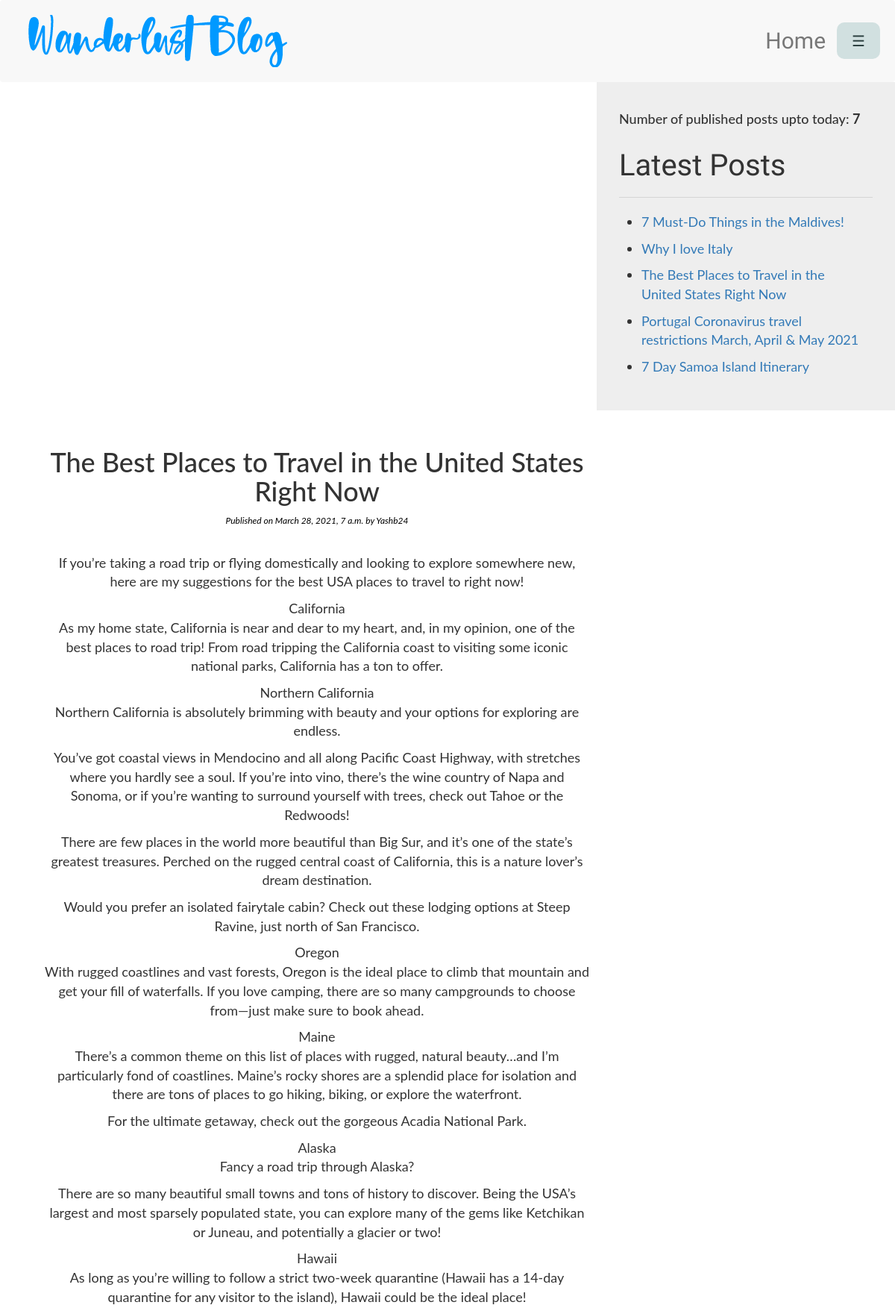
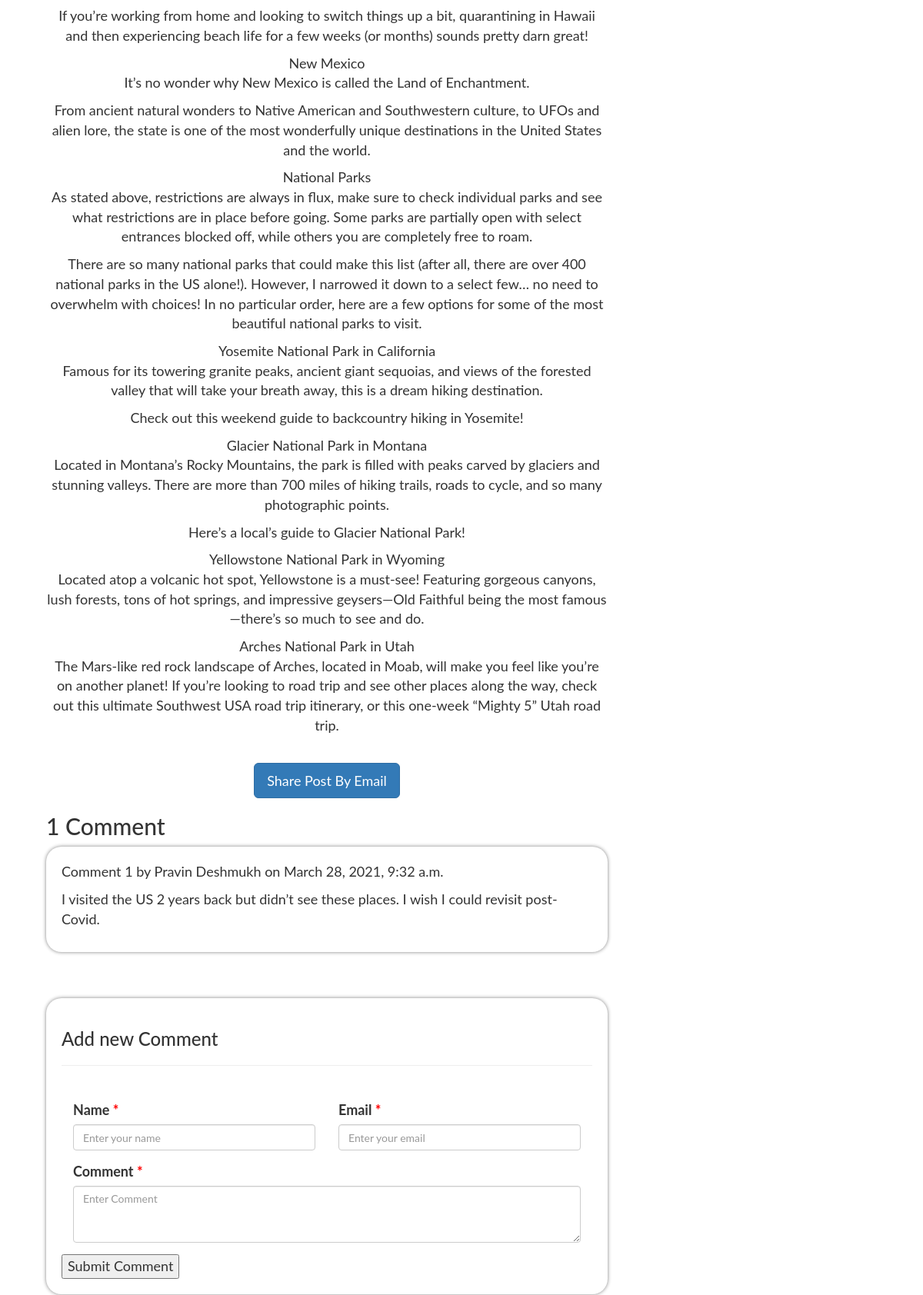
Page /2021/03/28/the-best-places-to-travel-in-the-united-states-right-now/ (upper part) on the committed database (2 pictures, top to bottom).
### BlogApp/models.py (models this page shows, shortened)
class Post(models.Model):
    STATUS_CHOICES = (('1','Draft'), ('2','Published'))
    title = models.CharField(max_length=250)
    slug = models.SlugField(max_length=250, unique_for_date='publish')
    author = models.ForeignKey(User, related_name='blog_posts', on_delete=models.CASCADE)
    body = models.TextField()
    publish = models.DateTimeField(default=timezone.now)
    created = models.DateTimeField(auto_now_add=True)
    updated = models.DateTimeField(auto_now=True)
    status = models.CharField(max_length=2, choices=STATUS_CHOICES, default='2')
    objects = CustomManager()
    tags = TaggableManager()
    class Meta:
        ordering = ('-publish',)
    def get_absolute_url(self):
        return reverse('post_detail', args=[self.publish.year,
                                            self.publish.strftime('%m'),
                                            self.publish.strftime('%d'),
                                            self.slug])

class Comment(models.Model):
    post = models.ForeignKey(Post, related_name='comments', on_delete=models.CASCADE)
    name = models.CharField(max_length=32)
    email = models.EmailField()
    body = models.TextField()
    created = models.DateTimeField(auto_now_add=True)
    updated = models.DateTimeField(auto_now=True)
    active = models.BooleanField(default=True)
    class Meta:
        ordering = ('created',)

### BlogApp/views.py (the view)
# urls.py: path('<int:year>/<int:month>/<int:day>/<str:post>/', views.post_detail_view, name="post_detail"),
def post_detail_view(request,year,month,day,post):
    post = get_object_or_404(Post, slug=post,
                             status = '2',
                             publish__year = year,
                             publish__month = month,
                             publish__day = day)
    comments = post.comments.filter(active=True)
    csubmit = False
    if request.method == 'POST':
        form = CommentForm(data=request.POST)
        if form.is_valid():
            new_comment = form.save(commit=False)
            new_comment.post = post
            new_comment.save()
            csubmit = True
    else:
        form = CommentForm()
    return render(request, 'BlogApp/post_detail.html', {'post': post, 'form': form, 'comments': comments, 'csubmit': csubmit})

### BlogApp/forms.py
class CommentForm(forms.ModelForm):
    class Meta:
        model=Comment
        fields=('name','email','body')

### BlogApp/models.py (called while the page is built)
    def get_queryset(self):
        return super().get_queryset().filter(status='2')

### BlogApp/templatetags/blog_tags.py (called while the page is built)
@register.simple_tag
def total_posts():
    return Post.objects.count()

@register.inclusion_tag('BlogApp/latest_post.html')
def show_latest_posts(count=3):
    latest_posts=Post.objects.order_by('-publish')[:count]
    return {'latest_posts':latest_posts}

### BlogApp/templates/BlogApp/post_detail.html (shortened to what this page needs)
{% extends 'BlogApp/base.html'%}
{%load blog_tags%}
{%load static%}
{%block content%}
<div class="col-sm-4 right-navbar">
    <div class="jumbotron" style="padding: 30px;">
        <h4>Number of published posts upto today:  <b>{%total_posts%}</b></h4>
        <h3 class="latest-post">Latest Posts</h3><hr>
        <p>{% show_latest_posts 5 %}</p>
    </div>
</div>
<div class='container content'>
    <div class="col-sm-8"  align="center">
        <h1>{{post.title}}</h1>
        <p id='date'>Published on {{post.publish}} by {{post.author|title}}</p><br>
        {{post.body|linebreaks}}
        <br>
        <a href="/{{post.id}}/share" class='btn btn-lg btn-primary'>Share Post By Email</a>
    </div>
    <div class="col-sm-8">
        {% with comments.count as comments_count %}
            <h2>{{comments_count}} Comment{{comments_count|pluralize}}</h2>
        {% endwith%}
        {%if comments %}
        {%for comment in comments %}
            <div class="form-content">
                <p id='ch'> Comment {{forloop.counter}} by {{comment.name}} on {{comment.created}}</p>
                <div class="cb">{{comment.body|linebreaks}}</div>
            </div>
        {%endfor%}
        {%else%}
            <p>There are no Comments Yet !!!</p>
        {%endif%}
    </div>
    <div class="col-sm-8" style="margin-top: 50px;">
        <div class="form-content">
        <h3>Add new Comment</h3><hr><br>
            {%if csubmit %}
                <h3>Your Comment Added Succefully</h3>
            {%else%}
            <form method="post">
                <div class="col-sm-6 form-group">
                    <label for="id_name">Name <span class="helptext" style="color:red;">*</span></label>
                    <input type="text" name="name" maxlength="32" class="form-control" placeholder="Enter your name" required id="id_name">
                </div>
                <div class="col-sm-6 form-group">
                    <label for="id_email">Email <span class="helptext" style="color:red;">*</span></label>
                    <input type="email" name="email" maxlength="254" class="form-control" placeholder="Enter your email" required id="id_email">
                </div>
                <div class="col-sm-12 form-group">
                    <label for="id_body">Comment <span class="helptext" style="color:red;">*</span></label>
                    <textarea name="body" cols="40" rows="3" class="form-control" placeholder="Enter Comment" required id="id_body"></textarea>
                </div>
                <button type="submit">Submit Comment</button>
            </form>
            {%endif%}
        </div>
    </div>
</div>
{%endblock%}

### BlogApp/templates/BlogApp/latest_post.html
<ul style="padding-left: 20px;">
    {% for post in latest_posts %}
        <li style="margin: 10px;">
            <a href="{{post.get_absolute_url}}" style="text-decoration: none;">{{post.title}}</a>
        </li>
    {% endfor %}
</ul>

### BlogApp/static/BlogApp/css/styles.css (style rules this page uses)
body { font-family: 'Noto Serif KR', Lato; font-size: 18px; }
.right-navbar { float: right; padding-top: 20px; padding: 0px; height: 100%; }
.latest-post { font-family: 'Cookie'; font-size: 40px; margin-top: 30px; }
.content { margin-top: 30px; margin-left: 30px; }
#date { color:black; font-size:12px; font-style: italic; }
.form-content { background: white; margin-bottom: 10px; padding: 20px 20px 20px 20px; border-radius: 20px; box-shadow: 0px 0px 5px grey; }

### rows in the picture
Post: title "7 Must-Do Things in the Maldives!"
Post: title "Why I love Italy"
Post: title "The Best Places to Travel in the United States Right Now", publish "March 28, 2021, 7 a.m.", author "Yashb24", body "If you’re taking a road trip or flying domestically and looking to explore somewhere new, here are my suggestions for the best USA places to travel to right now! California As my home state, California is near and dear to my heart, and, in my opinion, one of the best places to road trip! From road tripping the California coast to visiting some iconic national parks, California has a ton to offer. Northern California Northern California is absolutely brimming with beauty and your options for exploring are endless. You’ve got coastal views in Mendocino and all along Pacific Coast Highway, with stretches where you hardly see a soul. If you’re into vino, there’s the wine country of Napa and…"
Post: title "Portugal Coronavirus travel restrictions March, April & May 2021"
Post: title "7 Day Samoa Island Itinerary"
Comment: name "Pravin Deshmukh", created "March 28, 2021, 9:32 a.m.", body "I visited the US 2 years back but didn’t see these places. I wish I could revisit post-Covid."

### other values in the picture
{{ comments_count }} "1"
